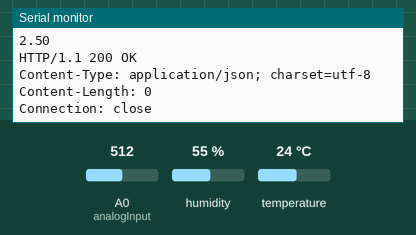
Simulated run of this sketch. Board: ESP8266 (NodeMCU). Parts: the last lines printed to the serial monitor. The inputs (shaded band) are chosen by the test bench; at power-on: humidity 55 %, A0 (analogInput) = 512, temperature 24 °C. WiFi joins after 1.5 s; servers stay silent unless stated; uploads are accepted with an empty reply.

Above: at 2.7 s.
2.8 s: humidity set to 22 %
At 3.17 s:
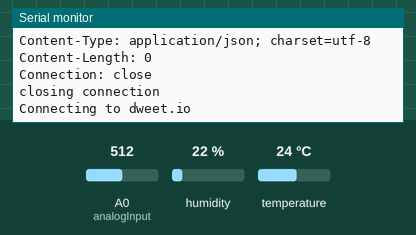
5.7 s: A0 (analogInput) set to 716
At 6.9 s:
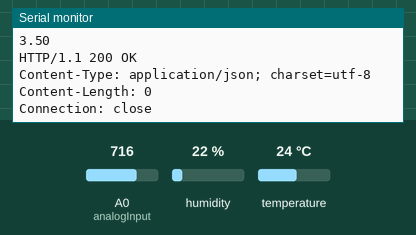
7.6 s: temperature set to 12 °C
At 8.72 s:
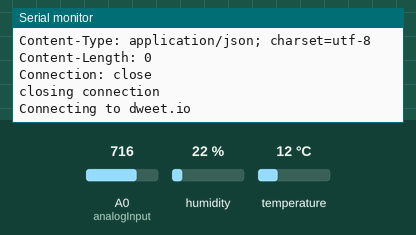
9.5 s: A0 (analogInput) set to 900
At 11.0 s:
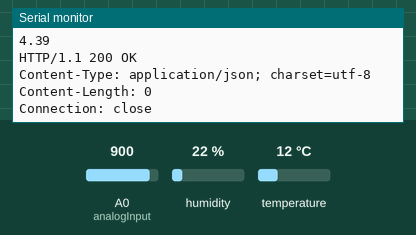
11.4 s: humidity set to 40 %
At 11.49 s:
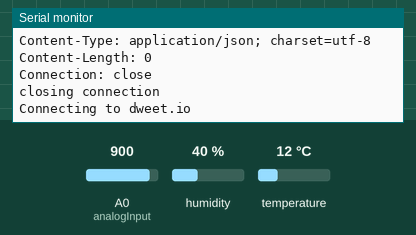
Timing chart, 0 to 14.3 s (numbered marks = the images above; inputs shaded):
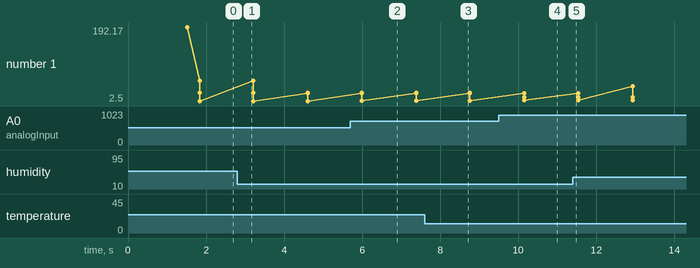

Measured:
- after the input at 5.7 s, the serial monitor: prints a new line after 0.29 s (image 2)
- after the input at 9.5 s, the serial monitor: prints a new line after 0.66 s (image 4)
- plotted number 1: 2.5 → 3.5 after the input at 5.7 s, 3.5 → 4.39 after the input at 9.5 s

The sketch:

Volt.ino
```cpp
    #include <ESP8266WiFi.h>
    #include "DHT.h"


    #define DHTPIN D3
    #define DHTTYPE DHT11

    const char* ssid     = "Mi9";
    const char* password = "123456789";
    const char* host     = "dweet.io";


    int analogInput = A0;
    int raw = 0;
    float voltage = 0;

    DHT dht(DHTPIN, DHTTYPE);

    void setup() {
      Serial.begin(115200);
      pinMode(analogInput, INPUT);
      dht.begin();
      delay(10);


      Serial.println();
      Serial.println();
      Serial.print("Connecting to ");
      Serial.println(ssid);
      WiFi.begin(ssid, password);
      while (WiFi.status() != WL_CONNECTED) {
        delay(500);
        Serial.print(".");
      }

      Serial.println("");
      Serial.println("WiFi connected");
      Serial.println("IP address: ");
      Serial.println(WiFi.localIP());
    }

    void loop() {
      delay(100);

      Serial.print("Connecting to ");
      Serial.println(host);


      WiFiClient client;
      const int httpPort = 80;
      if (!client.connect(host, httpPort)) {
        Serial.println("connection failed");
        return;
      }


      raw = analogRead(analogInput);
      voltage = (raw * 5.0 ) / 1024.0;
      float h = dht.readHumidity();
      float t = dht.readTemperature();
      Serial.println(h);
      Serial.println(t);
      Serial.println(voltage);


      client.print(String("GET /dweet/for/Satty42?Voltage=") + String(voltage) + "&humidity=" + String(h) + "&temperature=" + String(t) + " HTTP/1.1\r\n" +
                   "Host: " + host + "\r\n" +
                   "Connection: close\r\n\r\n");
      delay(10);

      // Получаем все строки ответа сервера и отправляем их в последовательный порт
      while (client.available()) {
        String line = client.readStringUntil('\r');
        Serial.print(line);
      }

      Serial.println();
      Serial.println("closing connection");
    }
```
